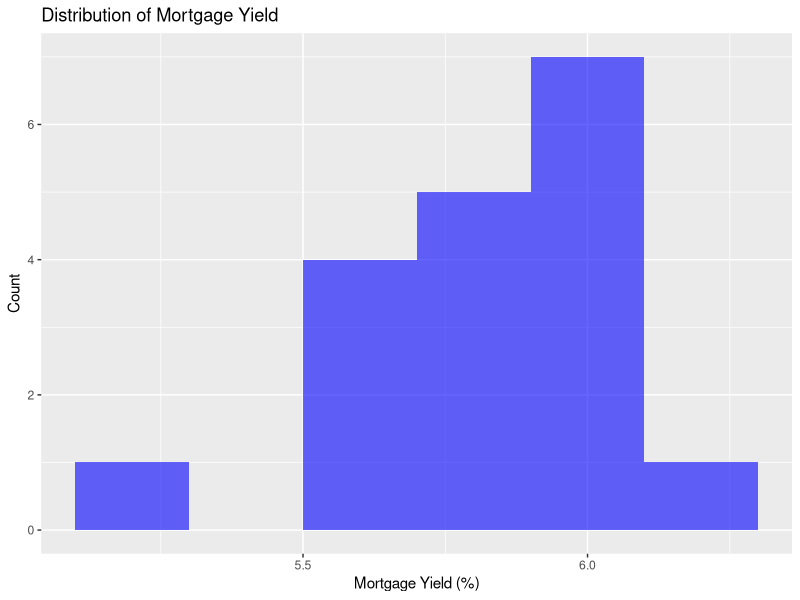
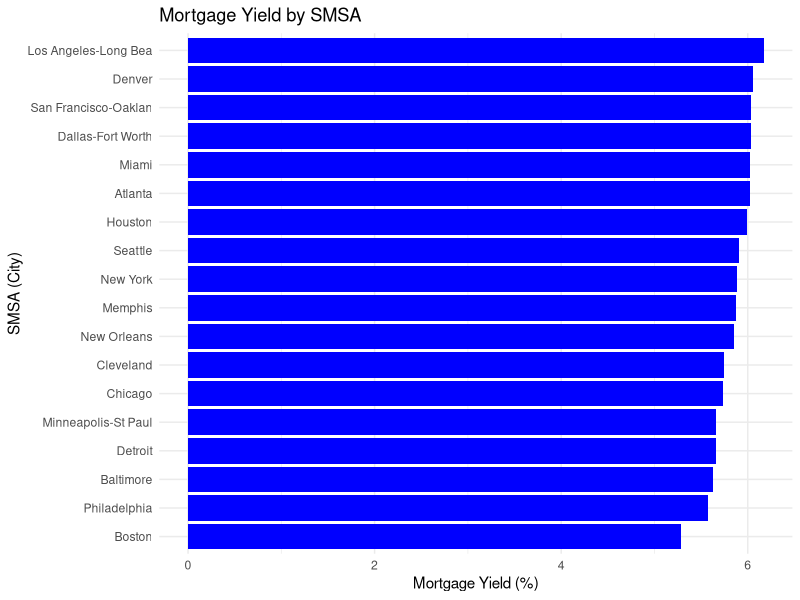
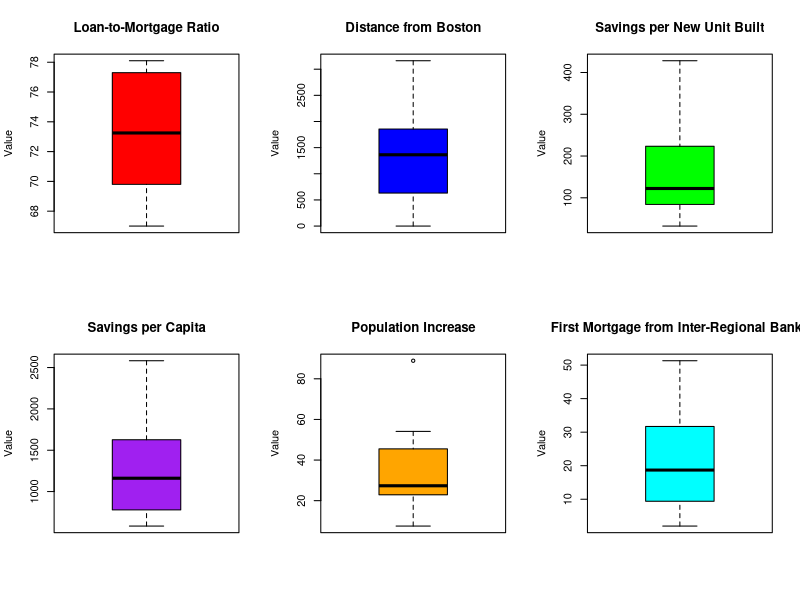
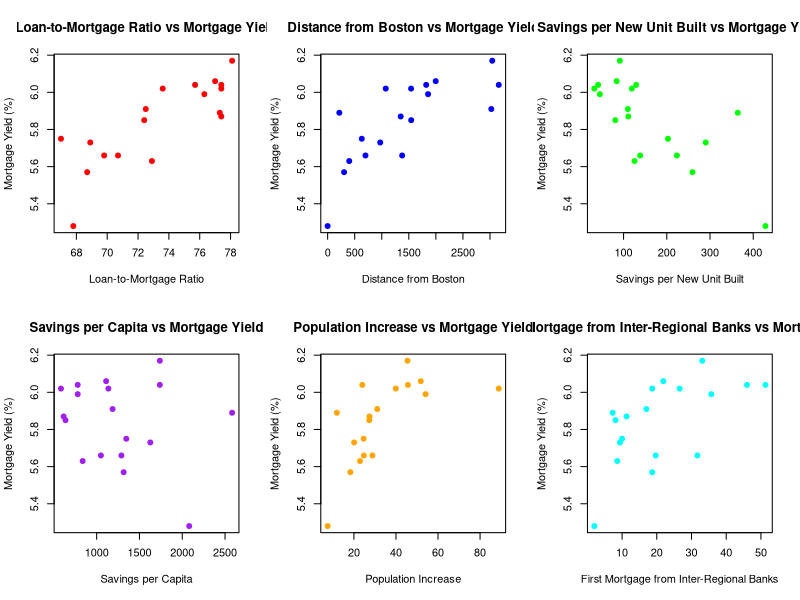
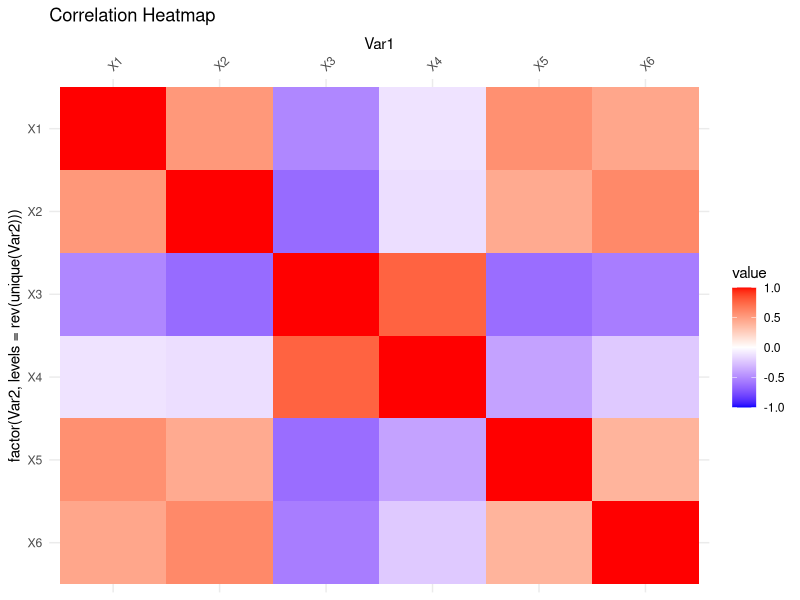
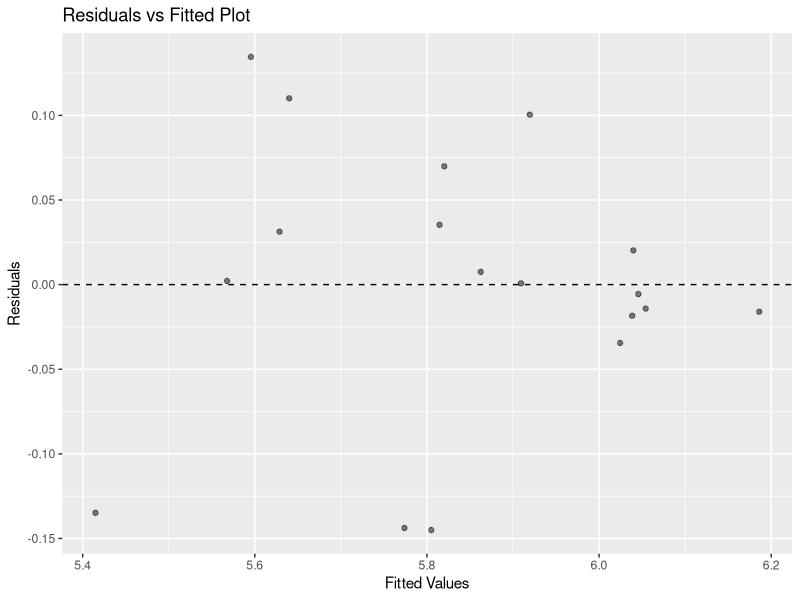
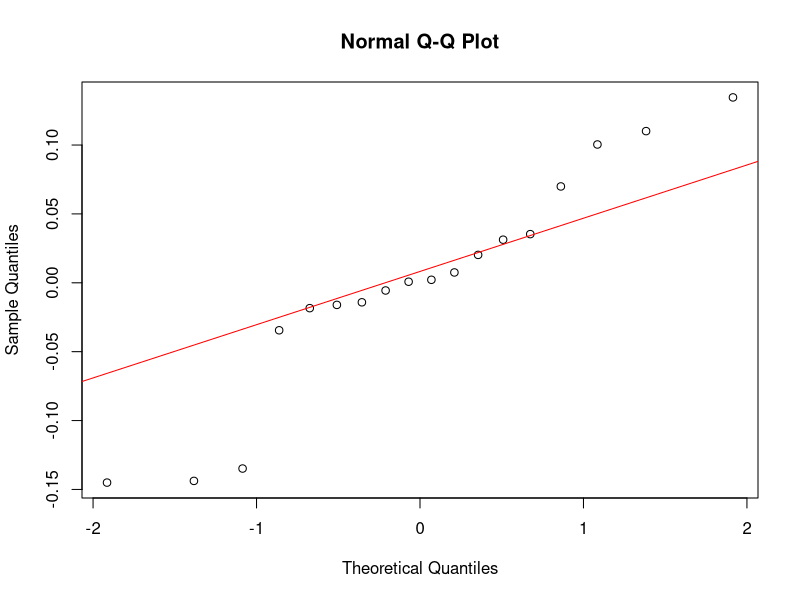

These figures' R source, in order:
## ---- chunk 1
# Load necessary libraries
library(ggplot2)
library(tidyverse)
library(dplyr)
library(knitr)
library(kableExtra)
library(xtable)
library(MASS)
library(car)
library(magrittr)

# Read data
df <- read.csv("myield.csv")

# Rename columns for easier reference
colnames(df) <- c("smsa", "mortYld", "X1", "X2", "X3", "X4", "X5", "X6")

# Display first few rows
kable(head(df), caption = "First few rows of the dataset") %>% kable_styling()
## ---- chunk 2
# Count missing values
colSums(is.na(df))

## ---- chunk 3
# Summary Statistics
summary_stats <- summary(df)
kable(summary_stats, caption = "Summary Statistics of Variables") %>% kable_styling()
## ---- chunk 4
# Histogram of Mortgage Yield
ggplot(df, aes(x = mortYld)) + 
  geom_histogram(binwidth = 0.2, fill = "blue", alpha = 0.6) +
  labs(title = "Distribution of Mortgage Yield", x = "Mortgage Yield (%)", y = "Count")

# Create a named vector where mortgage yield values are associated with their respective SMSAs
df <- df %>% arrange(desc(mortYld))  

# Create a better bar chart
ggplot(df, aes(x = reorder(smsa, mortYld), y = mortYld)) + 
  geom_bar(stat = "identity", fill = "blue") +
  coord_flip() +  # Flip coordinates to make labels readable
  labs(title = "Mortgage Yield by SMSA", x = "SMSA (City)", y = "Mortgage Yield (%)") +
  theme_minimal()


# Set up a 2x3 plotting area
par(mfrow = c(2, 3))  

# Define variable names
var_names <- c("Loan-to-Mortgage Ratio", "Distance from Boston", 
               "Savings per New Unit Built", "Savings per Capita", 
               "Population Increase", "First Mortgage from Inter-Regional Banks")

# Define colors for better visualization
box_colors <- c("red", "blue", "green", "purple", "orange", "cyan")

# Loop through each variable (X1 to X6) and create a boxplot
for (i in 1:6) {
  boxplot(df[[paste0("X", i)]], 
          main = var_names[i], 
          col = box_colors[i], 
          ylab = "Value")
}

# Reset plotting parameters to default
par(mfrow = c(1, 1))
## ---- chunk 5
# Set up a 2x3 grid for multiple scatter plots
par(mfrow = c(2, 3))

# Define variable names
var_names <- c("Loan-to-Mortgage Ratio", "Distance from Boston", 
               "Savings per New Unit Built", "Savings per Capita", 
               "Population Increase", "First Mortgage from Inter-Regional Banks")

# Define colors for better visualization
point_colors <- c("red", "blue", "green", "purple", "orange", "cyan")

# Loop through each variable (X1 to X6) and create a scatterplot against mortYld
for (i in 1:6) {
  plot(df[[paste0("X", i)]], df$mortYld,
       main = paste(var_names[i], "vs Mortgage Yield"),
       xlab = var_names[i], ylab = "Mortgage Yield (%)",
       col = point_colors[i], pch = 19)
}

# Reset plotting parameters to default
par(mfrow = c(1, 1))

## ---- chunk 6
# Correlation Matrix
# Compute correlation matrix
cor_matrix <- round(cor(df[,3:8]), 2)  # Excluding 'smsa' and 'mortYld'
kable(cor_matrix, caption = "Correlation Matrix") %>% kable_styling()
## ---- chunk 7
library(ggplot2)
library(reshape2)

# Convert correlation matrix to long format for heatmap
melted_cor <- melt(cor_matrix)

# Reverse the order of the y-axis (Var2) so that X1 appears at the top-left
ggplot(data = melted_cor, aes(x=Var1, y=factor(Var2, levels=rev(unique(Var2))), fill=value)) + 
  geom_tile() +
  scale_fill_gradient2(low="blue", high="red", mid="white", 
                       midpoint=0, limit=c(-1,1), space="Lab") +
  scale_x_discrete(position = "top") +  # Move X-axis labels to top
  theme_minimal() +
  theme(axis.text.x = element_text(angle = 45, hjust = 0)) + # Rotate labels for readability
  ggtitle("Correlation Heatmap")
## ---- chunk 8
# Fit linear regression model
model <- lm(mortYld ~ X1 + X2 + X3 + X4 + X5 + X6, data = df)

# Model summary
summary(model)

## ---- chunk 9
# Stepwise regression (both directions)
step_model <- stepAIC(model, direction = "both")
summary(step_model)
## ---- chunk 10
#model with interactions
interaction_model <- lm(mortYld ~ X1 * X3 * X4, data = df)

# Summary of the model
summary(interaction_model)

## ---- chunk 11
reduced_interaction_model <- lm(mortYld ~ X1 + X3 + X4 + X1:X3 + X1:X4 + X3:X4, data = df)
summary(reduced_interaction_model)
step_interaction_model <- stepAIC(lm(mortYld ~ X1 * X3 * X4, data = df), direction = "both")
summary(step_interaction_model)

## ---- chunk 12
# Compute Variance Inflation Factor (VIF)
vif_values <- vif(model)
kable(as.data.frame(vif_values), caption = "Variance Inflation Factors (VIF)") %>% kable_styling()

## ---- chunk 13
# Residuals vs Fitted Plot
ggplot(data.frame(fitted = fitted(model), residuals = resid(model)), aes(x = fitted, y = residuals)) +
  geom_point(alpha = 0.5) +
  geom_hline(yintercept = 0, linetype = "dashed") +
  labs(title = "Residuals vs Fitted Plot", x = "Fitted Values", y = "Residuals")
## ---- chunk 14
# QQ-Plot of Residuals
qqnorm(resid(model))
qqline(resid(model), col = "red")
## ---- chunk 15
coeffs <- round(coef(model), 2)
kable(as.data.frame(coeffs), caption = "Final Model Coefficients") %>% kable_styling()
